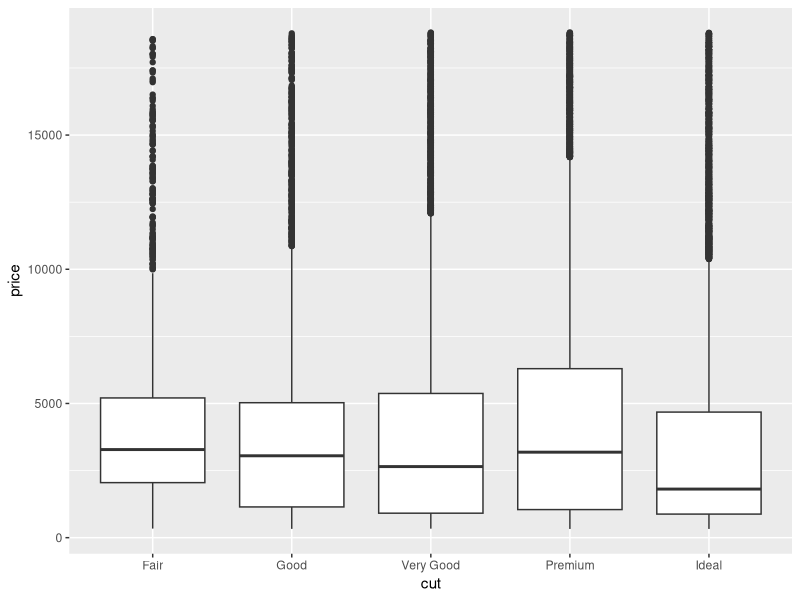
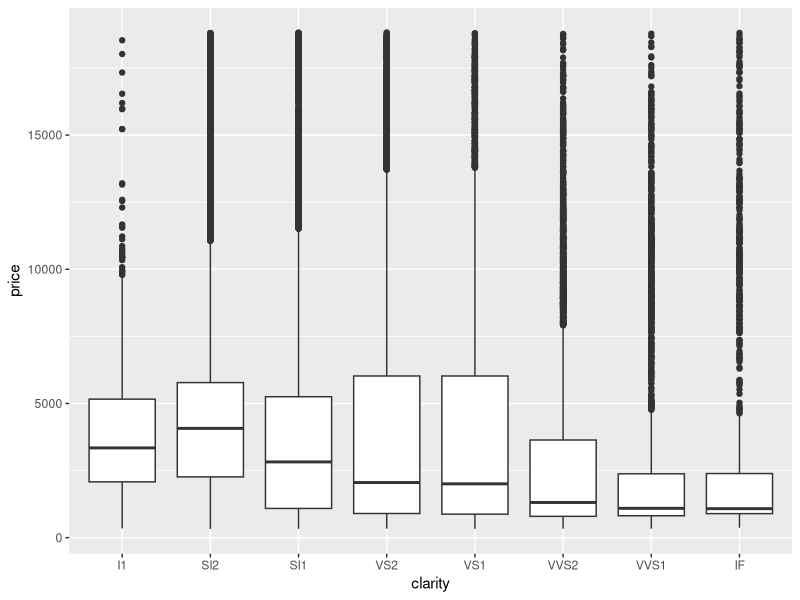
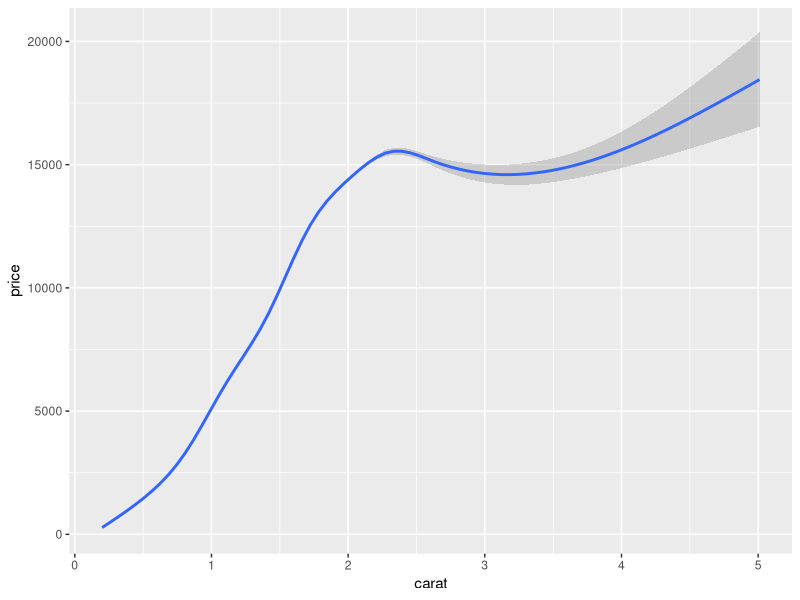
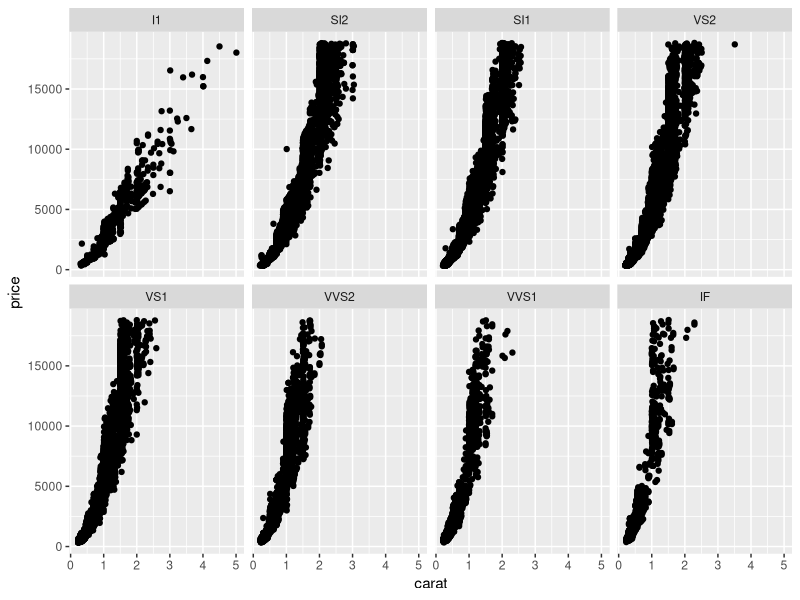
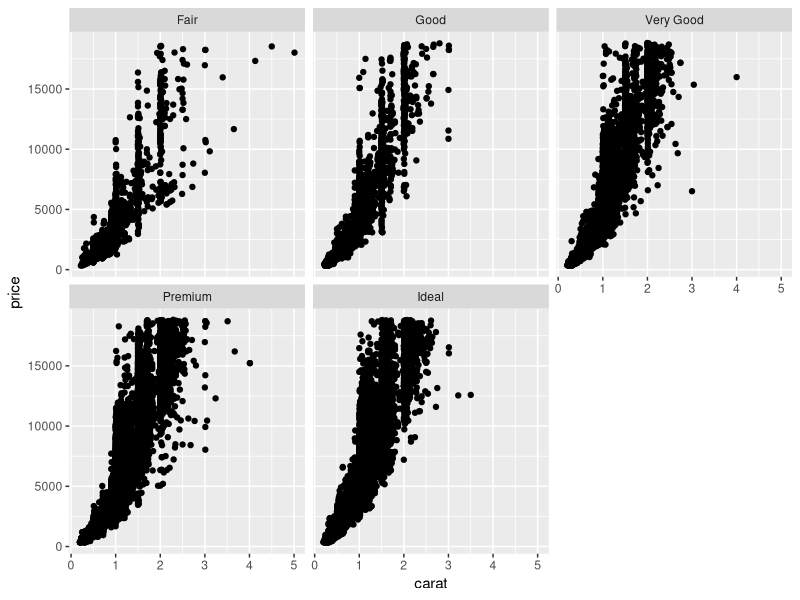

The R script that drew these images, in order:
## ---- chunk 1
library(tidyverse)
library(modelr)
## ---- chunk 2
ggplot(data = diamonds) +
  geom_boxplot(mapping = aes(x = cut, y = price)) 

ggplot(data = diamonds) +
  geom_boxplot(mapping = aes(x = clarity, y = price)) 

ggplot(data = diamonds) +
  geom_smooth(mapping = aes(x = carat, y = price)) 
## ---- chunk 3
ggplot(data = diamonds) +
  geom_point(mapping = aes(x = carat, y = price)) +
  facet_wrap(~clarity ,nrow = 2)
  
ggplot(data = diamonds) +
  geom_point(mapping = aes(x = carat, y = price)) +
  facet_wrap(~cut ,nrow = 2)
## ---- chunk 4
table(clarity = diamonds$cut, cut = diamonds$clarity)
## ---- chunk 5
tab1 = table(clarity = diamonds$cut, cut = diamonds$clarity, carat = diamonds$carat)

x = as.data.frame(tab1)
x = arrange(x, desc(carat))

head(x, 20)

